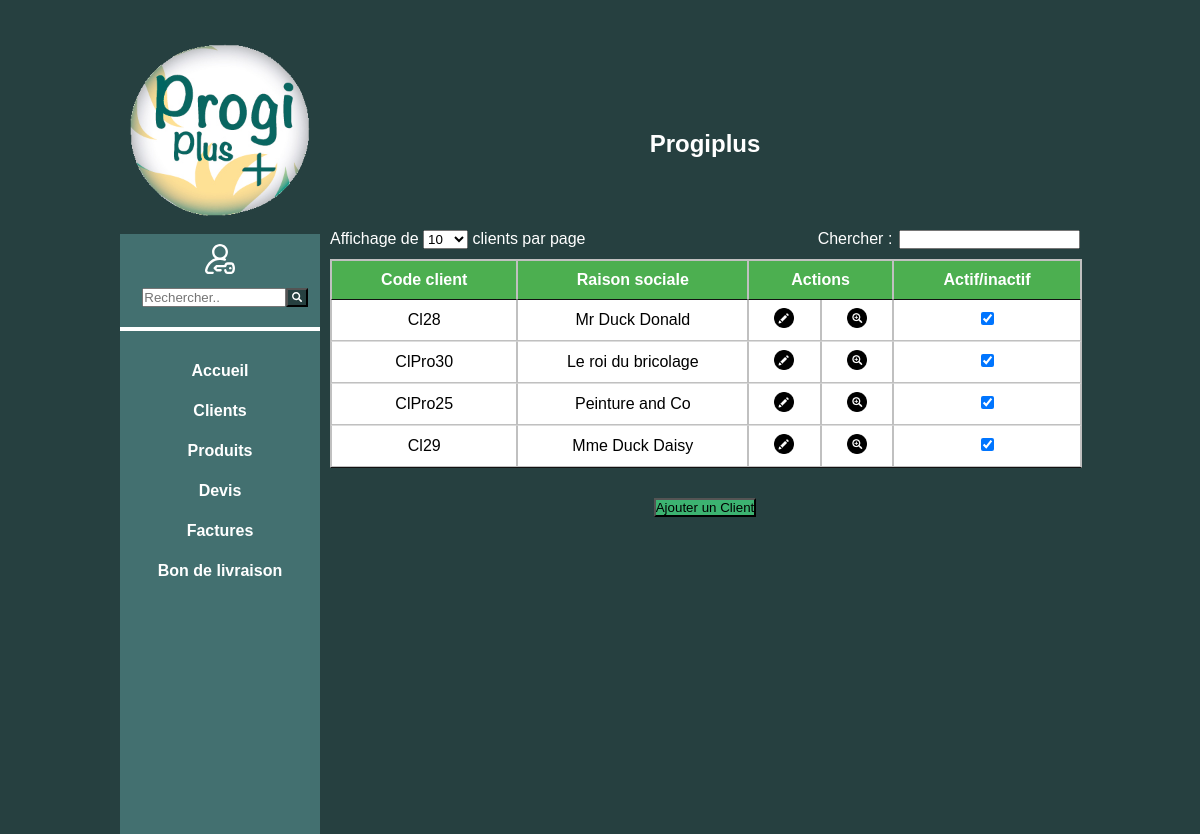
The page /clients/index.php on the database its author committed.
### tables this page shows
CREATE TABLE client(
	id_client INT(10) PRIMARY KEY AUTO_INCREMENT,
	code_client VARCHAR(25) NOT NULL,
	raison_sociale VARCHAR(150),
    actif BOOL NOT NULL,
    id_adresse_facturation INT(10),
    CONSTRAINT fk_client_adresse FOREIGN KEY(id_adresse_facturation) REFERENCES adresse(id_adresse)
);

### functions.php (called while the page is built, shortened)
<?php
function identiteClient($ent,$part){
	if(!empty($ent)){
		$result = $ent;
	}
	else{
		$result = $part;
	}
	return $result;
}
?>

### clients/index.php (the view, shortened to what this page needs)
<?php
require_once('../functions.php');
$db = Database::connect();
$statement = $db->query(' SELECT client.id_client as id_client,
			client.code_client as code,
            client.raison_sociale as raisonsoc,
			CONCAT(civilite.libelle," ",contact.nom," ",contact.prenom)as nom_cli, actif
            FROM contact
            inner JOIN client ON client.id_client = contact.id_client
			inner join civilite ON contact.id_civilite = civilite.id_civilite order by actif desc ');
?>
<!DOCTYPE html>
<html>
<head>
    <link rel="stylesheet" type="text/css" href="/progiplus2/includes/styles/style.css">
    <link rel="stylesheet" type="text/css" href="clientstyle.css">
    <link rel="stylesheet" type="text/css" href="/progiplus2/includes/styles/datatables.css">
</head>
<body>
    <div class="wrapper">
        <?php include('../nav.php'); ?>
        <section>
            <h1>Progiplus</h1>
            <table id="table_client" class="display">
                <thead>
                    <tr>
                        <th>Code client</th>
                        <th>Raison sociale</th>
                        <th colspan="2">Actions</th>
                        <th>Actif/inactif</th>
                    </tr>
                </thead>
                <tbody>
                    <?php
					while($client = $statement->fetchObject()){
                            print '<td>'.$client->code.'</td>';
                            print '<td>'.identiteClient($client->raisonsoc,$client->nom_cli).'</td>';
                            print '<td class="action"><a href="formulaire.php?id='.$client->id_client.'"><img src="../includes/assets/pencil.png" class="petit_logo" alt="Modifier" /></a></td>
                            <td class="action"><a href="detail.php?id='.$client->id_client.'"><img src="../includes/assets/zoom.png" class="petit_logo" alt="details" /></a></td>';
                            print '<td class="data" data-id="'.$client->id_client.'"><input type="checkbox" name="checkbox" data-id="'.$client->id_client.'" id="checkbox" value="actif"  ';
                                if($client->actif== 1){
                                print ("checked='checked'");
                                }print "/></td></tr>";
                    }
					?>
                </tbody>
            </table>
            <br><input type="button" name="lienForm" value="Ajouter un Client" onclick="self.location.href='formulaire.php'" style="background-color:#3cb371" style="color:white; font-weight:bold" onclick>
        </section>
    </div>
</body>
</html>

### nav.php (shortened to what this page needs)
<nav>
    <div>
        <img id="logo" src="/progiplus2/includes/assets/logo.png">
    </div>
    <div id="menu">
		<form id="formMenu">
			<div id="icone-man">
			</div>
			<div id="input-rechercher" >
				<input type="text" placeholder="Rechercher..">
				<button id="button-search" type="submit">
				</button>
			</div>
		</form>
       <div class="separation"></div>
        <ul>
            <li><a href="/progiplus2/index.php">Accueil</a></li>
            <li><a href="/progiplus2/clients/index.php">Clients</a>
            </li>
            <li><a href="/progiplus2/produit/index.php">Produits</a>
            </li>
			<li><a href="/progiplus2/devis/index.php">Devis</a>
			</li>
			<li><a href="/progiplus2/factures/index.php">Factures</a>
			</li>
			<li><a href="#">Bon de livraison</a></li>
    	</ul>
	</div>
</nav>

### includes/styles/style.css (style rules this page uses)
* { margin: 0; padding:0; }
body { width: auto; margin: auto; background-color:#264040; font-family: Arial, Helvetica, sans-serif; }
.wrapper { width: 960px; margin: auto; margin-top: 30px; }
nav { width: 200px; display: inline-block; }
h1 { color:white; position:relative; text-align:center; height: 100px; padding-top: 100px; }
section { width: 750px; display: inline-block; float: right; text-align: center; }
.separation { border: 2px solid white; margin: 20px 0; }
#logo { width: 200px; }
#menu { width: 200px; height: 600px; background-color: rgb(67, 112, 112); }
#menu ul { list-style-type: none; width: auto; z-index: 10; }
#menu ul li { text-align:center; height:40px; line-height: 40px; }
#menu ul li:first-child { text-align:center; height:40px; line-height: 40px; }
#menu ul li a { display:block; width:200px; color:white; font-weight:bold; text-decoration:none; }
#formMenu { text-align: center; padding-top: 10px; }
#icone-man { width:30px; margin: auto; }
#icone-man svg { fill: white; }
#input-rechercher { margin-top: 10px; display:inline-block; }
#input-rechercher input { margin-left: 10px; width:140px; }
#button-search { background-color:#264040; display:inline; margin-left: -5px; }
#button-search svg { display: inline-block; height: 10px; width: 18px; fill: white; }
table { border-collapse: collapse; width: 100%; }
table,th,td { border: 1px solid silver; }
th,td { padding: 3px; }
th { background-color: #4CAF50; color:white; }

### clients/clientstyle.css (style rules this page uses)
.petit_logo { width:20px; height:20px; }

### includes/styles/datatables.css (style rules this page uses)
table.dataTable { width: 100%; margin: 0 auto; clear: both; border-collapse: separate; border-spacing: 0; }
table.dataTable thead th, table.dataTable tfoot th { font-weight: bold; }
table.dataTable thead th, table.dataTable thead td { padding: 10px 18px; border-bottom: 1px solid #111; }
table.dataTable thead .sorting, table.dataTable thead .sorting_asc, table.dataTable thead .sorting_desc, table.dataTable thead .sorting_asc_disabled, table.dataTable thead .sorting_desc_disabled { cursor: pointer; *cursor: hand; background-repeat: no-repeat; background-position: center right; }
table.dataTable thead .sorting { background-image: url("DataTables-1.10.18/images/sort_both.png"); }
table.dataTable tbody th, table.dataTable tbody td { padding: 8px 10px; }
table.dataTable.row-border tbody th, table.dataTable.row-border tbody td, table.dataTable.display tbody th, table.dataTable.display tbody td { border-top: 1px solid #ddd; }
table.dataTable.row-border tbody tr:first-child th, table.dataTable.row-border tbody tr:first-child td, table.dataTable.display tbody tr:first-child th, table.dataTable.display tbody tr:first-child td { border-top: none; }
table.dataTable.no-footer { border-bottom: 1px solid #111; }
table.dataTable, table.dataTable th, table.dataTable td { box-sizing: content-box; }

### rows shown on the page
client: code_client "Cl28", nom_cli "Mr Duck Donald", actif "☑"
client: code_client "ClPro30", raison_sociale "Le roi du bricolage", actif "☑"
client: code_client "ClPro25", raison_sociale "Peinture and Co", actif "☑"
client: code_client "Cl29", nom_cli "Mme Duck Daisy", actif "☑"
